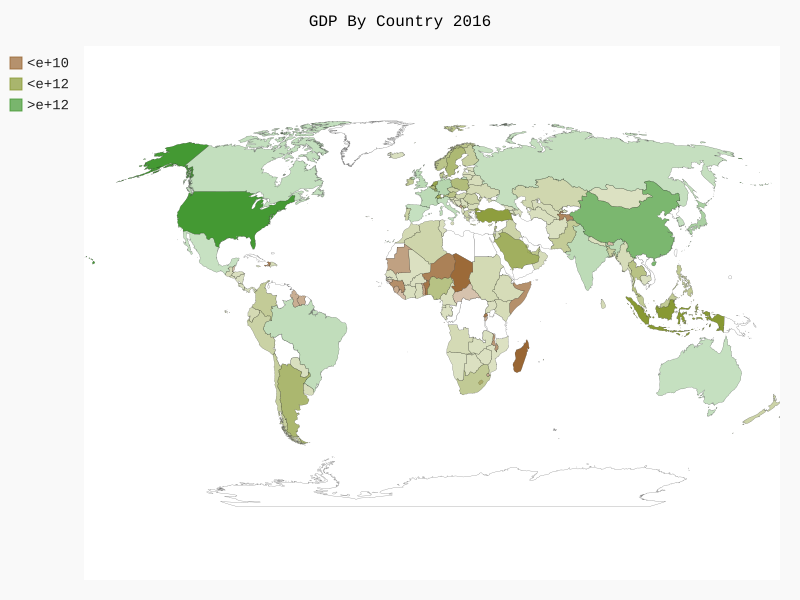

The Python source for this figure:
import pygal_maps_world.maps
import json
from pygal.style import RotateStyle

from country_codes import get_country_code

filename = 'C:/Users/linji/Desktop/HW/python/DataVisualization/JSON/gdp_json.json'
with open(filename) as f:
    gdp_data = json.load(f)

cc_gdps = {}
for gdp_dict in gdp_data:
    if gdp_dict['Year'] == 2016:
        country_name = gdp_dict['Country Name']
        gdp = float(gdp_dict['Value'])
        code = get_country_code(country_name)
        if code:
            cc_gdps[code] = gdp
cc_gdps_1, cc_gdps_2, cc_gdps_3 = {}, {}, {}
for cc, gdp in cc_gdps.items():
    if gdp < 10000000000:
        cc_gdps_1[cc] = gdp
    elif gdp < 1000000000000:
        cc_gdps_2[cc] = gdp
    else:
        cc_gdps_3[cc] = gdp
wm_style = RotateStyle('#996633')
wm = pygal_maps_world.maps.World(style=wm_style)
wm.title = 'GDP By Country 2016'
wm.add('<e+10', cc_gdps_1)
wm.add('<e+12', cc_gdps_2)
wm.add('>e+12', cc_gdps_3)
wm.render_to_file('C:/Users/linji/Desktop/HW/python/DataVisualization/JSON/world_gdp.svg')
